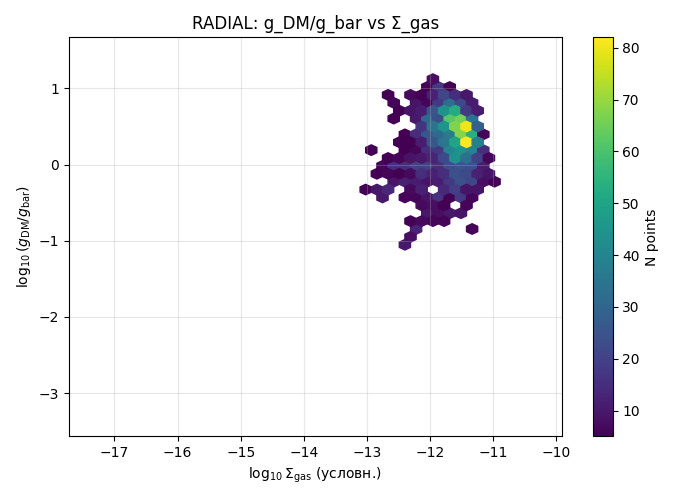

Source code (Python):
# test7_gas_bh.py
import os
import io
import numpy as np
import pandas as pd
import matplotlib.pyplot as plt

# ================== НАСТРОЙКИ ==================

TABLE1_FILE   = "table1.mrt"
ROTMOD_FOLDER = "rotmod"
DENS_FOLDER   = "dens"

ML_DISK  = 0.5
ML_BULGE = 0.7

# Параметры окна по Σ_gas
SIGMA_GAS_MIN_REL = 0.3
SIGMA_GAS_MAX_REL = 3.0

# Параметры влияния балджа/ЧД в факторе F_BH
F0_BULGE = 0.3   # характерная доля балджа
DELTA_BH = 1.0   # степень подавления (знак физически интерпретируем уже по результату)

# ================== ВСПОМОГАТЕЛЬНЫЕ ФУНКЦИИ ==================


def bulge_fraction_from_T(T):
    """
    Простейшее приближение f_bulge по морфологическому типу T (SPARC):
    ранние типы -> большой балдж, поздние -> маленький.
    Это именно прокси, а не точная фотометрия.
    """
    if T <= 0:
        return 0.8
    elif T <= 2:
        return 0.6
    elif T <= 4:
        return 0.4
    elif T <= 7:
        return 0.2
    else:
        return 0.05


def load_table1(path=TABLE1_FILE):
    """Читаем table1.mrt (как в прошлых тестах)."""
    with open(path, "r", encoding="latin-1") as f:
        lines = f.readlines()

    start_idx = None
    for i, line in enumerate(lines):
        if line.strip() == "" or line.startswith("Title"):
            continue
        if i > 50 and line.strip().split()[0] == "CamB":
            start_idx = i
            break
    if start_idx is None:
        raise RuntimeError("Не найдено начало данных в table1.mrt")

    data_str = "".join(lines[start_idx:])
    df = pd.read_fwf(
        io.StringIO(data_str),
        header=None,
        names=[
            "Galaxy", "T", "D", "e_D", "f_D",
            "Inc", "e_Inc",
            "L36", "e_L36",
            "Reff", "SBeff",
            "Rdisk", "SBdisk",
            "MHI", "RHI",
            "Vflat", "e_Vflat",
            "Q", "Ref"
        ]
    )
    df = df.dropna(subset=["Galaxy"]).reset_index(drop=True)
    return df


def load_rotmod(gal_name):
    """Читаем *_rotmod.dat."""
    base = gal_name.strip()
    candidates = [
        os.path.join(ROTMOD_FOLDER, f"{base}_rotmod.dat"),
        os.path.join(ROTMOD_FOLDER, f"{base.replace(' ', '')}_rotmod.dat"),
        f"{base}_rotmod.dat",
        f"{base.replace(' ', '')}_rotmod.dat",
    ]
    path = None
    for c in candidates:
        if os.path.exists(c):
            path = c
            break
    if path is None:
        return None

    cols = ['Rad', 'Vobs', 'errV', 'Vgas', 'Vdisk', 'Vbul', 'SBdisk', 'SBbul']
    df = pd.read_csv(path, sep=r"\s+", comment="#", names=cols)
    if len(df) < 3:
        return None
    return df


def load_dens(gal_name):
    """Читаем *.dens (Rad[kpc], SBdisk, SBbulge)."""
    base = gal_name.strip()
    candidates = [
        os.path.join(DENS_FOLDER, f"{base}.dens"),
        os.path.join(DENS_FOLDER, f"{base.replace(' ', '')}.dens"),
        f"{base}.dens",
        f"{base.replace(' ', '')}.dens",
    ]
    path = None
    for c in candidates:
        if os.path.exists(c):
            path = c
            break
    if path is None:
        return None

    df = pd.read_csv(path, sep=r"\s+", comment="#", header=None,
                     names=["Rad_kpc", "SBdisk", "SBbulge"])
    if len(df) < 3:
        return None
    return df


# ================== СБОР РАДИАЛЬНЫХ ТОЧЕК ==================


def collect_radial_points():
    tab = load_table1(TABLE1_FILE)

    all_sigma_star = []
    all_sigma_gas = []
    all_g_dm = []
    all_g_bar = []
    all_g_obs = []
    all_f_bulge = []

    for _, row in tab.iterrows():
        gal = row["Galaxy"].strip()
        T = row["T"]
        f_bulge_global = bulge_fraction_from_T(T)

        rot = load_rotmod(gal)
        dens = load_dens(gal)
        if rot is None or dens is None:
            continue

        # радиусы и скорости из rotmod
        R_kpc = rot["Rad"].values
        R_m = R_kpc * 3.086e19  # kpc -> m
        vfac = 1000.0           # km/s -> m/s

        V_obs = np.abs(rot["Vobs"].values) * vfac
        V_gas = np.abs(rot["Vgas"].values) * vfac
        V_disk = np.abs(rot["Vdisk"].values) * vfac
        V_bul = np.abs(rot["Vbul"].values) * vfac

        # Σ_* из .dens (Lsun/pc^2), интерполяция на те же радиусы
        R_star_kpc = dens["Rad_kpc"].values
        SBdisk = dens["SBdisk"].values
        SBbulge = dens["SBbulge"].values
        sigma_star_profile = SBdisk + SBbulge  # относительные единицы

        sigma_star_interp = np.interp(
            R_kpc, R_star_kpc, sigma_star_profile,
            left=np.nan, right=np.nan
        )

        # Газовая "поверхностная плотность" (условная)
        sigma_gas = (V_gas**2 / R_m)  # ∝ Σ_gas

        # Гравитации
        V_bar_sq = (
            V_gas**2 +
            (V_disk**2) * ML_DISK +
            (V_bul**2) * ML_BULGE
        )
        V_obs_sq = V_obs**2

        g_obs = V_obs_sq / R_m
        g_bar = V_bar_sq / R_m
        g_dm = g_obs - g_bar

        # базовый фильтр
        valid = (
            np.isfinite(sigma_star_interp) &
            np.isfinite(sigma_gas) &
            np.isfinite(g_obs) &
            np.isfinite(g_bar) &
            (R_m > 0) &
            (g_obs > 0) &
            (g_bar > 0)
        )
        if np.count_nonzero(valid) < 5:
            continue

        all_sigma_star.append(sigma_star_interp[valid])
        all_sigma_gas.append(sigma_gas[valid])
        all_g_dm.append(g_dm[valid])
        all_g_bar.append(g_bar[valid])
        all_g_obs.append(g_obs[valid])
        # один и тот же f_bulge для всех радиальных точек данной галактики
        all_f_bulge.append(
            np.full(np.count_nonzero(valid), f_bulge_global)
        )

    if not all_sigma_star:
        raise RuntimeError("Не удалось собрать ни одной галактики с валидными данными.")

    sigma_star = np.concatenate(all_sigma_star)
    sigma_gas = np.concatenate(all_sigma_gas)
    g_dm = np.concatenate(all_g_dm)
    g_bar = np.concatenate(all_g_bar)
    g_obs = np.concatenate(all_g_obs)
    f_bulge = np.concatenate(all_f_bulge)

    return sigma_star, sigma_gas, g_dm, g_bar, g_obs, f_bulge


# ================== ОСНОВНОЙ АНАЛИЗ ==================


def run_radial_model():
    sigma_star, sigma_gas, g_dm, g_bar, g_obs, f_bulge = collect_radial_points()
    print(f"Всего радиальных точек: {len(sigma_star)}")

    ratio_dm_bar = g_dm / g_bar

    base_mask = (
        np.isfinite(sigma_star) & (sigma_star > 0) &
        np.isfinite(sigma_gas) & (sigma_gas > 0) &
        np.isfinite(ratio_dm_bar) & (ratio_dm_bar > 0)
    )

    sigma_star = sigma_star[base_mask]
    sigma_gas = sigma_gas[base_mask]
    g_dm = g_dm[base_mask]
    g_bar = g_bar[base_mask]
    ratio_dm_bar = ratio_dm_bar[base_mask]
    f_bulge = f_bulge[base_mask]

    print(f"После базового фильтра: {len(sigma_star)} точек")

    # --- Диаграммы g_DM/g_bar vs Σ_gas и Σ_* ---
    plt.figure(figsize=(7, 5))
    plt.hexbin(np.log10(sigma_gas), np.log10(ratio_dm_bar),
               gridsize=40, cmap="viridis", mincnt=5)
    plt.colorbar(label="N points")
    plt.xlabel(r"log$_{10}\,\Sigma_{\rm gas}$ (условн.)")
    plt.ylabel(r"log$_{10}\,(g_{\rm DM}/g_{\rm bar})$")
    plt.title("RADIAL: g_DM/g_bar vs Σ_gas")
    plt.grid(True, alpha=0.3)
    plt.tight_layout()
    plt.show()

    plt.figure(figsize=(7, 5))
    plt.hexbin(np.log10(sigma_star), np.log10(ratio_dm_bar),
               gridsize=40, cmap="magma", mincnt=5)
    plt.colorbar(label="N points")
    plt.xlabel(r"log$_{10}\,\Sigma_\star$ (L$_\odot$/pc$^2$)")
    plt.ylabel(r"log$_{10}\,(g_{\rm DM}/g_{\rm bar})$")
    plt.title("RADIAL: g_DM/g_bar vs Σ_* (генерация)")
    plt.grid(True, alpha=0.3)
    plt.tight_layout()
    plt.show()

    # --- Нормировки и фактор F_BH ---
    sigma_gas_med = np.median(sigma_gas)
    sigma_gas_rel = sigma_gas / sigma_gas_med

    # окно по Σ_gas
    retain = ((sigma_gas_rel >= SIGMA_GAS_MIN_REL) &
              (sigma_gas_rel <= SIGMA_GAS_MAX_REL))

    # фактор балджа / ЧД
    F_BH = (1.0 + f_bulge / F0_BULGE) ** (-DELTA_BH)

    # ===== РЕГРЕССИЯ ТОЛЬКО ПО Σ_gas И F_BH =====
    mask_reg = retain & (g_dm > 0) & np.isfinite(g_dm)
    print(f"Точек после фильтра для регрессии: {np.count_nonzero(mask_reg)}")

    log_gdm = np.log10(g_dm[mask_reg])
    x_gas = np.log10(sigma_gas[mask_reg])
    x_fbh = np.log10(F_BH[mask_reg])

    # регрессия: log g_DM = C + β log Σ_gas + γ log F_BH
    X = np.vstack([np.ones_like(x_gas), x_gas, x_fbh]).T
    coeffs, *_ = np.linalg.lstsq(X, log_gdm, rcond=None)
    C, beta_hat, gamma_hat = coeffs

    # предсказание и метрики
    log_gdm_pred = C + beta_hat * x_gas + gamma_hat * x_fbh
    residuals = log_gdm - log_gdm_pred
    ss_res = np.sum(residuals**2)
    ss_tot = np.sum((log_gdm - np.mean(log_gdm))**2)
    R2 = 1.0 - ss_res / ss_tot
    corr = np.corrcoef(log_gdm, log_gdm_pred)[0, 1]

    print("=== РЕЗУЛЬТАТЫ РЕГРЕССИИ (лог g_DM) по Σ_gas и F_BH ===")
    print("log g_DM ≈ C + β log Σ_gas + γ log F_BH")
    print(f"C    = {C:.3f}")
    print(f"β    = {beta_hat:.3f}")
    print(f"γ    = {gamma_hat:.3f}")
    print(f"R²   = {R2:.3f}")
    print(f"corr = {corr:.3f}")

    # построим модель g_DM для всех точек
    log_sigma_gas_all = np.log10(sigma_gas)
    log_F_BH_all = np.log10(F_BH)

    log_gdm_model_all = (
        C + beta_hat * log_sigma_gas_all +
        gamma_hat * log_F_BH_all
    )
    gdm_model_all = 10**log_gdm_model_all

    # График модель vs наблюдение
    valid_corr = (g_dm > 0) & np.isfinite(g_dm) & np.isfinite(gdm_model_all)
    log_obs = np.log10(g_dm[valid_corr])
    log_mod = np.log10(gdm_model_all[valid_corr])

    plt.figure(figsize=(7, 5))
    plt.hexbin(log_mod, log_obs, gridsize=40, cmap="plasma", mincnt=5)
    lim_min = min(log_mod.min(), log_obs.min())
    lim_max = max(log_mod.max(), log_obs.max())
    plt.plot([lim_min, lim_max], [lim_min, lim_max],
             "r--", label="model = obs")
    plt.xlabel(r"log$_{10}\,g_{\rm DM}^{\rm model}$")
    plt.ylabel(r"log$_{10}\,g_{\rm DM}^{\rm obs}$")
    plt.title("Сравнение модели g_DM(Σ_gas, F_BH) с наблюдениями")
    plt.legend()
    plt.grid(True, alpha=0.3)
    plt.tight_layout()
    plt.show()

    # Остатки как функция Σ_* и Σ_gas
    delta_log = log_obs - log_mod[valid_corr]

    plt.figure(figsize=(7, 5))
    plt.scatter(np.log10(sigma_star[valid_corr]), delta_log, s=5, alpha=0.4)
    plt.axhline(0.0, color="k", linestyle="--")
    plt.xlabel(r"log$_{10}\,\Sigma_\star$")
    plt.ylabel(r"$\Delta \log_{10} g_{\rm DM}$ (obs - model)$")
    plt.title("Остатки модели g_DM(Σ_gas, F_BH) vs log Σ_*")
    plt.grid(True, alpha=0.3)
    plt.tight_layout()
    plt.show()

    plt.figure(figsize=(7, 5))
    plt.scatter(np.log10(sigma_gas[valid_corr]), delta_log, s=5, alpha=0.4)
    plt.axhline(0.0, color="k", linestyle="--")
    plt.xlabel(r"log$_{10}\,\Sigma_{\rm gas}$")
    plt.ylabel(r"$\Delta \log_{10} g_{\rm DM}$ (obs - model)$")
    plt.title("Остатки модели g_DM(Σ_gas, F_BH) vs log Σ_gas")
    plt.grid(True, alpha=0.3)
    plt.tight_layout()
    plt.show()


if __name__ == "__main__":
    run_radial_model()
